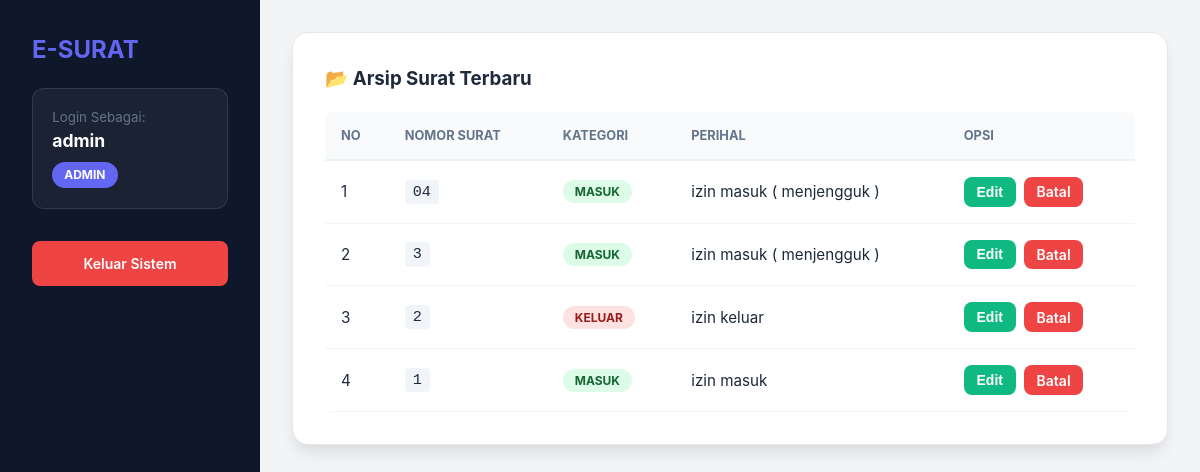
/index.php (signed in), run on the app's committed database.
### tables this page shows
CREATE TABLE `surat` (
  `id` int(11) NOT NULL,
  `nama` varchar(100) DEFAULT NULL,
  `nomor` varchar(50) DEFAULT NULL,
  `tanggal` date DEFAULT NULL,
  `jenis` varchar(20) DEFAULT NULL,
  `perihal` varchar(255) DEFAULT NULL,
  `status` varchar(20) DEFAULT NULL,
  `balasan` text DEFAULT NULL
);

### index.php (called while the page is built, shortened)
<?php
require_once 'config/database.php';
require_once 'models/SuratModel.php';
require_once 'controllers/SuratController.php';
$con = new SuratController($conn);
$dataSurat = $con->showAll();
include 'views/app.php';
?>

### controllers/SuratController.php (called while the page is built, shortened)
<?php
if (!class_exists('SuratController')) {
    class SuratController {
        private $model;
        public function __construct($conn) { $this->model = new SuratModel($conn); }
        public function showAll() { return $this->model->tampil(); }
    }
}
?>

### models/SuratModel.php (called while the page is built, shortened)
<?php
if (!class_exists('SuratModel')) {
    class SuratModel {
        private $db;
        public function __construct($conn) { $this->db = $conn; }
        public function tampil() {
            return mysqli_query($this->db, "SELECT * FROM surat ORDER BY id DESC");
        }
    }
}
?>

### views/app.php (the view, shortened to what this page needs)
<?php if (!isset($_SESSION['role'])): ?>
    <div style="width:100vw; height:100vh; display:flex; align-items:center; justify-content:center; background: linear-gradient(135deg, #667eea 0%, #764ba2 100%);">
        <div class="card" style="width:360px; text-align:center">
            <h2 style="margin-bottom:1.5rem">Masuk E-Surat</h2>
            <form method="POST">
                <input type="text" name="u" placeholder="Username" required style="width:100%; margin-bottom:1rem; padding:0.8rem; border-radius:8px; border:1px solid #ddd">
                <input type="password" name="p" placeholder="Password" required style="width:100%; margin-bottom:1.5rem; padding:0.8rem; border-radius:8px; border:1px solid #ddd">
                <button type="submit" name="do_login" class="btn btn-blue" style="width:100%; justify-content:center">Login Sekarang</button>
            </form>
        </div>
    </div>
<?php else: ?>
    <div class="sidebar">
        <h2 style="margin-top:0; color:var(--primary)">E-SURAT</h2>
        <div style="background:rgba(255,255,255,0.05); padding:1.2rem; border-radius:12px; margin-bottom:2rem; border:1px solid rgba(255,255,255,0.1)">
            <small style="color:var(--text-muted)">Login Sebagai:</small><br>
            <strong style="font-size:1.1rem"><?= htmlspecialchars($_SESSION['username']) ?></strong><br>
            <span class="badge" style="background:var(--primary); margin-top:0.5rem; display:inline-block"><?= $_SESSION['role'] ?></span>
        </div>
        <a href="index.php?logout=1" class="btn btn-red" style="width:100%; justify-content:center">Keluar Sistem</a>
    </div>
    <div class="main">
        <div class="card">
            <h3 style="margin-top:0">📂 Arsip Surat Terbaru</h3>
            <div class="table-container">
                <table>
                    <thead>
                        <tr>
                            <th>No</th>
                            <th>Nomor Surat</th>
                            <th>Kategori</th>
                            <th>Perihal</th>
                            <th>Opsi</th>
                        </tr>
                    </thead>
                    <tbody>
                        <?php $n=1; while($r = mysqli_fetch_assoc($dataSurat)): ?>
                        <tr>
                            <td><?= $n++ ?></td>
                            <td><code style="background:#f1f5f9; padding:0.2rem 0.5rem; border-radius:4px"><?= htmlspecialchars($r['nomor']) ?></code></td>
                            <td>
                                <span class="badge" style="background:<?= $r['jenis']=='Masuk' ? '#dcfce7':'#fee2e2' ?>; color:<?= $r['jenis']=='Masuk' ? '#166534':'#991b1b' ?>">
                                    <?= $r['jenis'] ?>
                                </span>
                            </td>
                            <td><?= htmlspecialchars($r['perihal']) ?></td>
                            <td>
                                <div style="display:flex; gap:0.5rem">
                                    <button onclick="fillEdit('<?= $r['id'] ?>','<?= $r['nomor'] ?>','<?= $r['jenis'] ?>','<?= $r['perihal'] ?>')" class="btn btn-green" style="padding:0.4rem 0.8rem">Edit</button>
                                    <a href="index.php?del=<?= $r['id'] ?>" class="btn btn-red" style="padding:0.4rem 0.8rem" onclick="return confirm('Hapus data?')">Batal</a>
                                </div>
                            </td>
                        </tr>
                        <?php endwhile; ?>
                    </tbody>
                </table>
            </div>
        </div>
    </div>
<?php endif; ?>

### assets/ui.php (style rules this page uses)
* { box-sizing: border-box; transition: all 0.2s ease; }
.sidebar { width: 260px; background: var(--dark); min-height: 100vh; color: white; padding: 2rem; position: fixed; z-index: 10; }
.main { margin-left: 260px; padding: 2rem; width: 100%; min-width: 0; }
.card { background: var(--white); padding: 2rem; border-radius: 16px; box-shadow: 0 10px 15px -3px rgba(0,0,0,0.1); border: 1px solid #e5e7eb; }
.table-container { width: 100%; overflow-x: auto; margin-top: 1rem; border-radius: 8px; }
table { width: 100%; border-collapse: collapse; min-width: 600px; }
th { background: #f8fafc; padding: 1rem; text-align: left; font-size: 0.8rem; text-transform: uppercase; color: var(--text-muted); border-bottom: 2px solid #edf2f7; }
td { padding: 1rem; border-bottom: 1px solid #f1f5f9; font-size: 0.95rem; }
.btn { padding: 0.75rem 1.25rem; border-radius: 8px; cursor: pointer; text-decoration: none; border: none; font-size: 0.875rem; font-weight: 600; display: inline-flex; align-items: center; gap: 0.5rem; }
.btn-red { background: #ef4444; color: white; }
.btn-green { background: #10b981; color: white; }
.badge { padding: 0.25rem 0.75rem; border-radius: 9999px; font-size: 0.75rem; font-weight: 700; text-transform: uppercase; }

### data on the page
surat: nomor "04", jenis "MASUK", perihal "izin masuk ( menjengguk )"
surat: nomor "3", jenis "MASUK", perihal "izin masuk ( menjengguk )"
surat: nomor "2", jenis "KELUAR", perihal "izin keluar"
surat: nomor "1", jenis "MASUK", perihal "izin masuk"

### other printed values
$_SESSION['username'] "admin"
$_SESSION['role'] "ADMIN"
